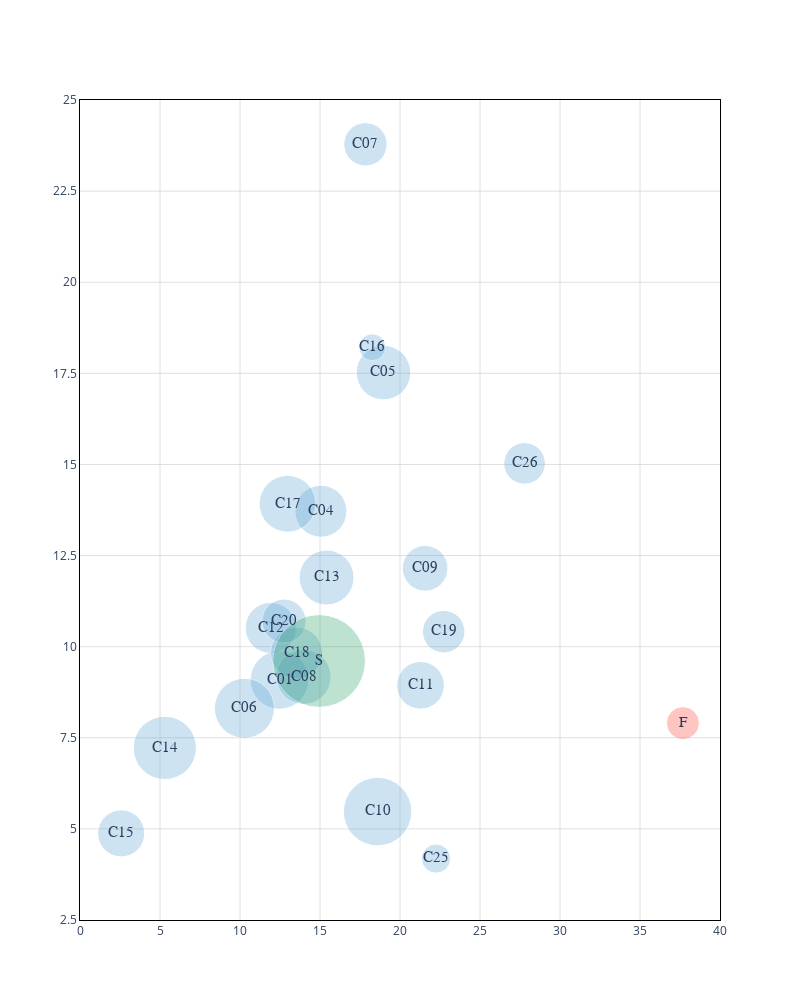

The notebook cell this image was saved under:
### Code cell
col_dict = {'C': 'rgb(93, 164, 214)', 'S': 'rgb(44, 160, 101)', 'F': 'rgb(255, 65, 54)'}
fig = go.Figure(data=[go.Scatter(
    x = se_umap['y'].values+5,
    y = se_umap['x'],
    mode = 'markers+text',
    text = se_umap['category'],
    textposition='middle center',
    textfont=dict(
        family="sans serif",
        size=15,
        # color="LightSeaGreen"
    ),
    marker = dict(color=[col_dict[i] for i in se_umap['color']], opacity=0.3, size=np.log(se_umap['n_se'])*15))])
# fig = px.scatter(se_umap, x='x', y='y', color=[col_dict[i] for i in se_umap['color']], text='category', size='n_se', size_max=100, opacity=0.3)

# se_umap_md = se_umap_np[cata2se['F']]
# fig.add_trace(go.Scatter(
#     x = se_umap_md[:, 1],
#     y = se_umap_md[:, 0],
#     mode='markers+text',

# ))

# se_umap_md = se_umap_np[cata2se['C07']]
# fig.add_trace(go.Scatter(
#     x = se_umap_md[:, 1],
#     y = se_umap_md[:, 0],
#     mode='markers+text',

# ))

# se_umap_md = se_umap_np[cata2se['S']]
# fig.add_trace(go.Scatter(
#     x = se_umap_md[:, 1],
#     y = se_umap_md[:, 0],
#     mode='markers+text',

# ))

fig.update_xaxes(range=(0, 40), gridcolor='#e0e0e0', showline=True, linecolor='black', mirror=True)
fig.update_yaxes(range=(2.5, 25), tickvals=[2.5, 5,7.5, 10,12.5,15, 17.5, 20,22.5, 25], gridcolor='#e0e0e0', showline=True, linecolor='black', mirror=True)
fig.update_layout(plot_bgcolor='#FFF', width=800, height=1000)
fig.show()

### Figure 1 — Plotly figure (JSON) as saved in the notebook; plotly's stock layout.template omitted (floating-point values rounded to 4 significant figures)
{"data": [{"marker": {"color": ["rgb(93, 164, 214)", "rgb(93, 164, 214)", "rgb(93, 164, 214)", "rgb(93, 164, 214)", "rgb(93, 164, 214)", "rgb(93, 164, 214)", "rgb(93, 164, 214)", "rgb(93, 164, 214)", "rgb(93, 164, 214)", "rgb(93, 164, 214)", "rgb(93, 164, 214)", "rgb(93, 164, 214)", "rgb(93, 164, 214)", "rgb(93, 164, 214)", "rgb(93, 164, 214)", "rgb(93, 164, 214)", "rgb(93, 164, 214)", "rgb(93, 164, 214)", "rgb(93, 164, 214)", "rgb(93, 164, 214)", "rgb(255, 65, 54)", "rgb(44, 160, 101)"], "opacity": 0.3, "size": [58.68, 51.99, 54.56, 60.11, 43.36, 54.95, 45.67, 68.47, 47.67, 51.02, 54.95, 63.29, 47.03, 26.88, 56.76, 51.99, 42.5, 44.17, 29.19, 41.59, 32.96, 92.76]}, "mode": "markers+text", "text": ["C01", "C04", "C05", "C06", "C07", "C08", "C09", "C10", "C11", "C12", "C13", "C14", "C15", "C16", "C17", "C18", "C19", "C20", "C25", "C26", "F", "S"], "textfont": {"family": "sans serif", "size": 15}, "textposition": "middle center", "type": "scatter", "x": [12.47, 15.06, 18.97, 10.28, 17.84, 13.97, 21.57, 18.6, 21.28, 11.92, 15.41, 5.302, 2.576, 18.27, 12.97, 13.54, 22.73, 12.75, 22.25, 27.79, 37.68, 14.94], "y": [9.087, 13.72, 17.52, 8.309, 23.78, 9.171, 12.15, 5.475, 8.939, 10.51, 11.9, 7.222, 4.877, 18.22, 13.92, 9.823, 10.41, 10.7, 4.185, 15.03, 7.903, 9.607]}], "layout": {"height": 1000, "plot_bgcolor": "#FFF", "width": 800, "xaxis": {"gridcolor": "#e0e0e0", "linecolor": "black", "mirror": true, "range": [0, 40], "showline": true}, "yaxis": {"gridcolor": "#e0e0e0", "linecolor": "black", "mirror": true, "range": [2.5, 25], "showline": true, "tickvals": [2.5, 5, 7.5, 10, 12.5, 15, 17.5, 20, 22.5, 25]}}}
